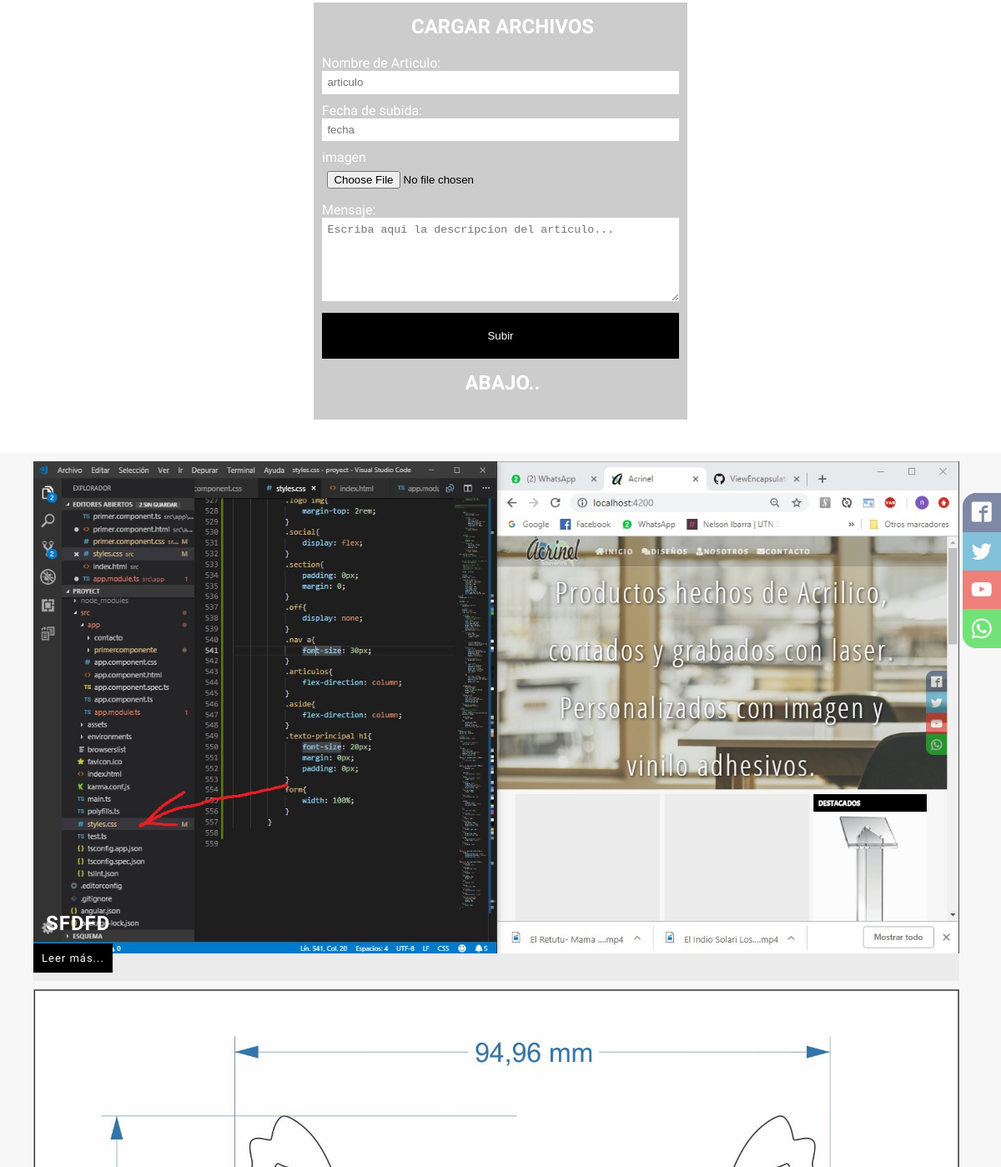
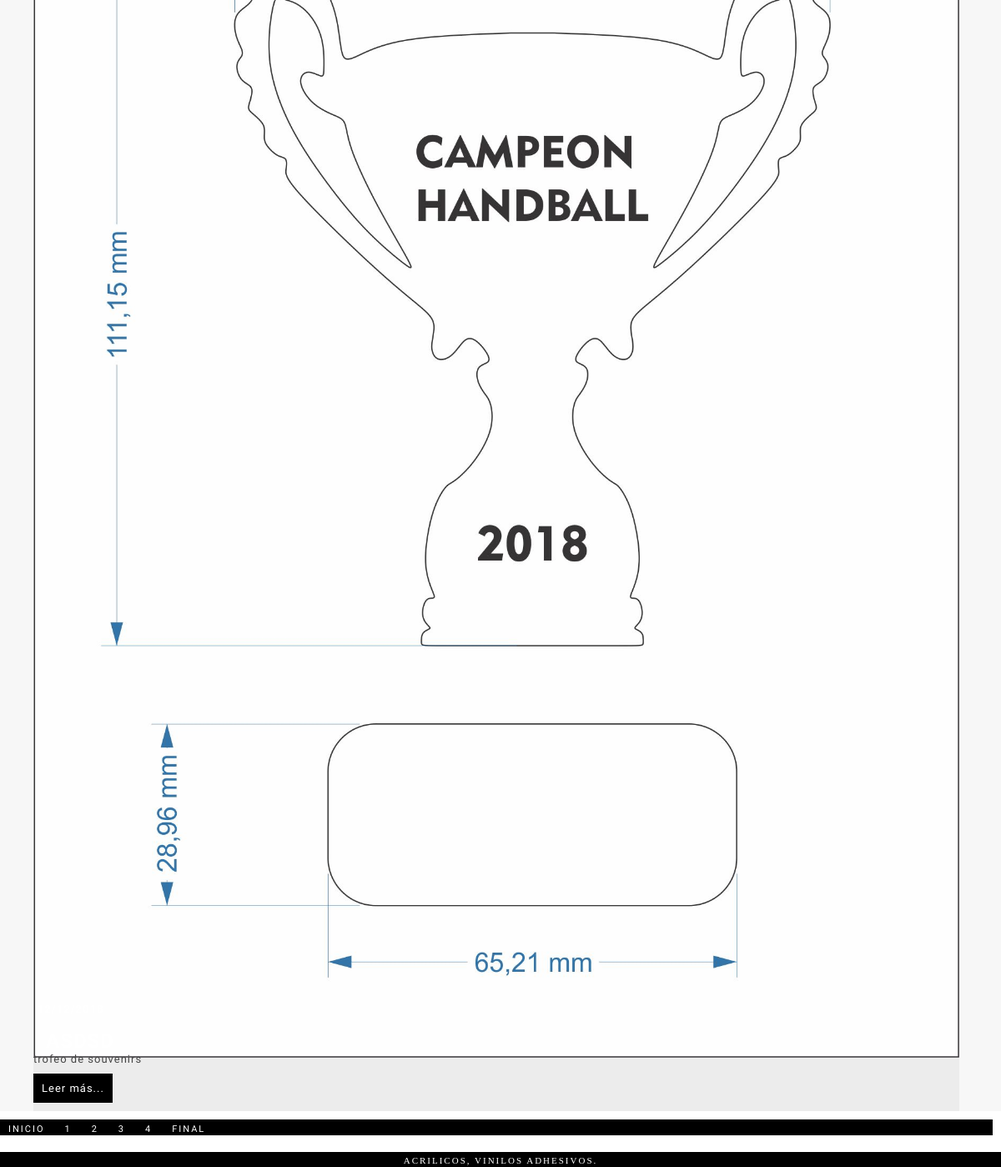
/segura.php (signed in, lower part), run on an earlier commit of the app's database (2 pictures, top to bottom).
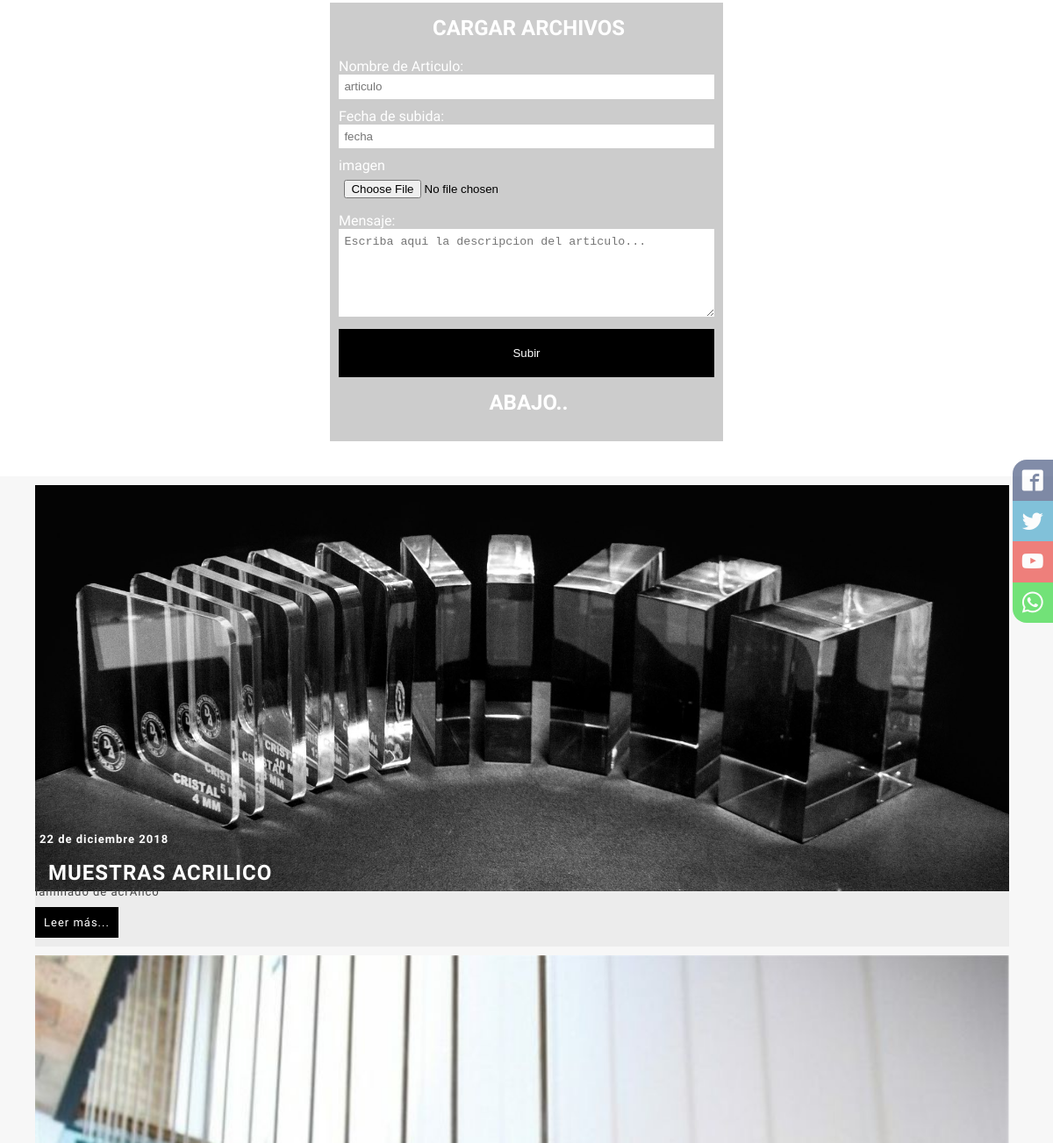
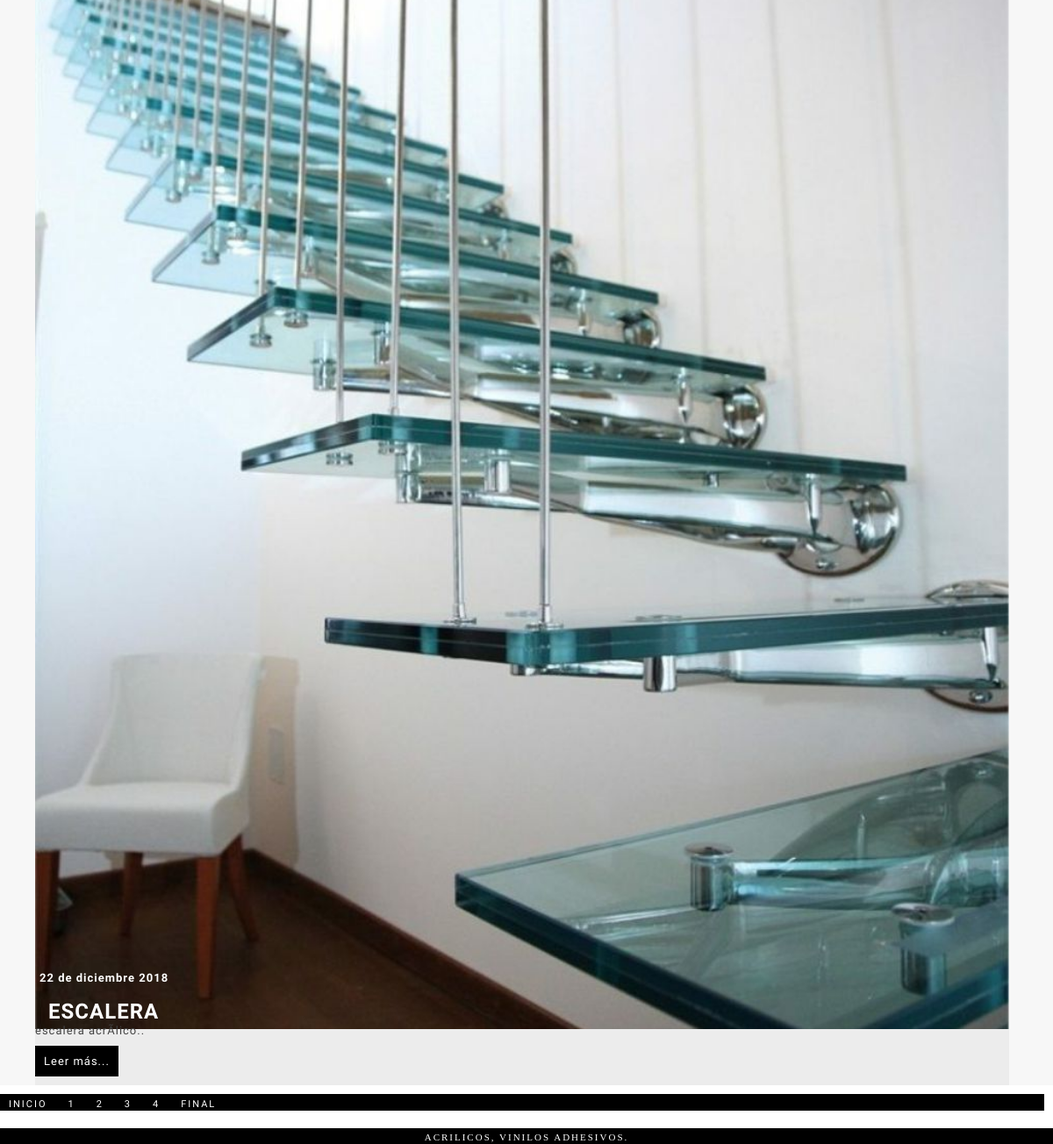
And on a later commit of the database (2 pictures, top to bottom).
### tables this page shows
CREATE TABLE `archivo` (
  `id` int(11) NOT NULL,
  `producto` varchar(50) NOT NULL,
  `imagen` varchar(200) NOT NULL,
  `fecha` varchar(40) NOT NULL,
  `descripcion` varchar(300) NOT NULL
);

### segura.php (the view, shortened to what this page needs)
<!DOCTYPE html>
<html lang="es">
<head>
    <link rel="stylesheet" href="estilos.css">
    <link rel="stylesheet" href="https://use.fontawesome.com/releases/v5.3.1/css/all.css">
</head>
<body>
    <div class="social-bar">
        <a href="http://www.facebook.com/Acrinel/" class="icon icon-facebook2" target="blank"></a>
        <a href="http://www.twitter.com" class="icon icon-twitter" target="blank"></a>
        <a href="http://www.youtube.com" class="icon icon-youtube" target="blank"></a>
        <a href="contacto.html" class="icon icon-whatsapp" target="blank"></a>
    </div>
    <div class="padre">
                <div class="texto-principal">
                        <form action="carga.php" method="POST" enctype="multipart/form-data">
                            <h2>Cargar archivos</h2>
                                <p>Nombre de Articulo:</p><input type="text"id=nombre name="producto" placeholder="articulo">
                                <p>Fecha de subida:</p><input type="text"id=apellido name="fecha" placeholder="fecha">
                                <p>imagen</p><input type="file"id=correo name="imagen" accept="image/*">
                                <p>Mensaje:</p><textarea id=mensajes name="descripcion" placeholder="Escriba aqui la descripcion del articulo..."></textarea>
                                <input type="submit" value="Subir" id="boton">
                            <h2 >Abajo..</h2>
                        </form>
                </div>
            <?php
                $conexion = mysqli_connect("localhost", "root", "", "proyectutn");
                $consulta = mysqli_query($conexion, "select * from archivo");
                 while ($unRegistro = mysqli_fetch_array($consulta)) {
                    echo "
                            <section class='section2 interno'>
                            <div class='articulos2'>
                            <article class='article2'><img src='imagenes/$unRegistro[imagen]' alt=''>
                            <h3>$unRegistro[fecha]</h3>
                            <h2>$unRegistro[producto]</h2>
                            <p>$unRegistro[descripcion]</p>
                            <a href='diseños.html'>Leer más...</a>
                            </article>
                        </div>
                    </section>";}
                     echo "    <nav class='navegacion'>
                            <a href='#'>Inicio</a>
                            <a href='#'>1</a>
                            <a href='#'>2</a>
                            <a href='#'>3</a>
                            <a href='#'>4</a>
                            <a href='#'>Final</a>
                        </nav>";
            ?>
	            </div>
                    <footer class="footer interno">
                        <nav class="pie">
                            <a href="index.html">Acrilicos, Vinilos Adhesivos.</a>
                        </nav>
                    </footer>
    </body>
</html>

### estilos.css (style rules this page uses)
* { margin: 0px; padding: 0px; box-sizing: border-box; }
a { text-decoration: none; }
.padre { display: flex; flex-flow: column nowrap; font-family: 'Acme', sans-serif; }
.interno { padding: 0 2.5rem; }
[class^="icon-"], [class*=" icon-"] { font-family: 'icomoon' !important; speak-as: none; font-style: normal; font-weight: normal; font-variant: normal; text-transform: none; line-height: 1; -webkit-font-smoothing: antialiased; -moz-osx-font-smoothing: grayscale; }
.icon-facebook2:before { content: "\ea91"; }
.icon-whatsapp:before { content: "\ea93"; }
.icon-twitter:before { content: "\ea96"; }
.icon-youtube:before { content: "\ea9d"; }
.social-bar { position: fixed; right: 0; top: 35%; font-size: 1.5rem; display: flex; flex-direction: column; align-items: flex-end; z-index: 100; }
.icon { color:#fff; text-decoration: none; padding: .7rem; display: flex; transition: all .5s; opacity: .6; }
.icon-facebook2 { background: #2E406E; }
.icon-twitter { background: #339dc5; }
.icon-youtube { background: #e83028; }
.icon-whatsapp { background: #19d423; }
.icon:first-child { border-radius: 1rem 0 0 0; }
.icon:last-child { border-radius: 0 0 0 1rem; }
form { background: rgba(0,0,0, .2); width: 28rem; margin: auto; box-sizing: border-box; padding: 0.625rem; max-height: 35rem; }
form h2 { text-align: center; margin-bottom: 1.25rem; }
input, textarea { width: 100%; margin-bottom: 0.625rem; padding: 0.4rem; border: none; }
form p { color: #fff; }
textarea { min-height: 6.25rem; max-height: 12.5rem; max-width: 100%; }
#boton { background: #000; color: #fff; padding: 1.25rem; }
.texto-principal { height: 36.25rem; display: flex; align-items: center; }
.section2 { background: #f7f7f7; display: flex; }
.articulos2 { background: #f7f7f7; display: flex; flex: 2 1 auto; flex-flow: row wrap; width: 100%; }
.article2 { color: #444; font-size: 0.8125rem; letter-spacing: 1px; margin-top: 0.625rem; margin-right: 0.625rem; flex: 1 1 45%; background: #ececec; overflow:hidden; }
.article2 img { width: 100%; transition: 200ms; z-index: -100; -webkit-transition: 200ms; -moz-transition: 200ms; -ms-transition: 200ms; -o-transition: 200ms; }
.article2 a { color: #fff; font-size: 0.8125rem; padding: 0.625rem 0.625rem; background: #000; margin: 0.625rem 0; display: inline-block; }
h3 { color: #fff; font-size: 0.8125rem; padding: 0.75rem 0; margin-top: -5.1rem; margin-left: 0.3125rem; font-family: 'Niramit', sans-serif; }
h2 { font-size: 1.5rem; text-transform: uppercase; padding: 0.3125rem 0.625rem 0; color: #fff; margin-left: 5px; }
.navegacion { background:#000; flex: 1 1 100%; margin: 0.625rem 0.625rem 0.625rem 0px; height: 1.5rem; }
.navegacion a { color: #fff; font-size: 0.6875rem; text-transform: uppercase; padding: 0 0.625rem; letter-spacing: 2px; }
.footer { background: #000; margin-top: 0.625rem; display: flex; justify-content: center; }
.pie { text-align: center; }
.pie a { color: #fff; font-size: 11px; text-transform: uppercase; padding: 0 0.625rem; letter-spacing: 2px; }

What changed in the data, as far as the page shows it:
removed archivo: imagen (picture), producto "SFDFD"
removed archivo: imagen (picture), descripcion "trofeo de souvenirs"
added archivo: imagen (picture), fecha "22 de diciembre 2018", producto "MUESTRAS ACRILICO", descripcion "laminado de acrÃ­lico"
added archivo: imagen (picture), fecha "22 de diciembre 2018", producto "ESCALERA", descripcion "escalera acrÃ­lico.."
